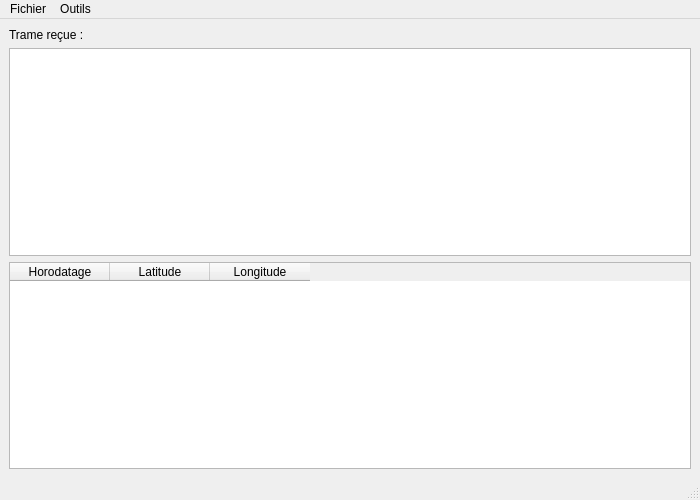
<?xml version="1.0" encoding="UTF-8"?>
<ui version="4.0">
 <class>InterfacePrincipale</class>
 <widget class="QMainWindow" name="InterfacePrincipale">
  <property name="geometry">
   <rect>
    <x>0</x>
    <y>0</y>
    <width>700</width>
    <height>500</height>
   </rect>
  </property>
  <property name="minimumSize">
   <size>
    <width>700</width>
    <height>500</height>
   </size>
  </property>
  <property name="maximumSize">
   <size>
    <width>700</width>
    <height>500</height>
   </size>
  </property>
  <property name="windowTitle">
   <string>InterfacePrincipale</string>
  </property>
  <widget class="QWidget" name="centralwidget">
   <layout class="QVBoxLayout" name="verticalLayout">
    <item>
     <widget class="QLabel" name="label">
      <property name="text">
       <string>Trame reçue :</string>
      </property>
     </widget>
    </item>
    <item>
     <widget class="QTextEdit" name="textEditTrame"/>
    </item>
    <item>
     <widget class="QTableWidget" name="tableWidgetNMEA">
      <property name="autoFillBackground">
       <bool>false</bool>
      </property>
      <column>
       <property name="text">
        <string>Horodatage</string>
       </property>
      </column>
      <column>
       <property name="text">
        <string>Latitude</string>
       </property>
      </column>
      <column>
       <property name="text">
        <string>Longitude</string>
       </property>
      </column>
     </widget>
    </item>
   </layout>
  </widget>
  <widget class="QMenuBar" name="menubar">
   <property name="geometry">
    <rect>
     <x>0</x>
     <y>0</y>
     <width>700</width>
     <height>20</height>
    </rect>
   </property>
   <widget class="QMenu" name="menuFichier">
    <property name="title">
     <string>Fichier</string>
    </property>
    <addaction name="actionEnregistrer"/>
    <addaction name="actionOuvrir"/>
    <addaction name="separator"/>
    <addaction name="actionQuitter"/>
   </widget>
   <widget class="QMenu" name="menuOutils">
    <property name="title">
     <string>Outils</string>
    </property>
    <addaction name="actionA_propos_de"/>
    <addaction name="separator"/>
    <addaction name="actionConfigurer"/>
    <addaction name="separator"/>
   </widget>
   <addaction name="menuFichier"/>
   <addaction name="menuOutils"/>
  </widget>
  <widget class="QStatusBar" name="statusbar"/>
  <action name="actionEnregistrer">
   <property name="text">
    <string>Enregistrer</string>
   </property>
  </action>
  <action name="actionOuvrir">
   <property name="text">
    <string>Ouvrir</string>
   </property>
  </action>
  <action name="actionQuitter">
   <property name="text">
    <string>Quitter</string>
   </property>
  </action>
  <action name="actionA_propos_de">
   <property name="text">
    <string>A propos de</string>
   </property>
  </action>
  <action name="actionConfigurer">
   <property name="text">
    <string>Configurer</string>
   </property>
  </action>
 </widget>
 <resources/>
 <connections>
  <connection>
   <sender>actionQuitter</sender>
   <signal>triggered()</signal>
   <receiver>InterfacePrincipale</receiver>
   <slot>close()</slot>
   <hints>
    <hint type="sourcelabel">
     <x>-1</x>
     <y>-1</y>
    </hint>
    <hint type="destinationlabel">
     <x>249</x>
     <y>249</y>
    </hint>
   </hints>
  </connection>
 </connections>
</ui>
